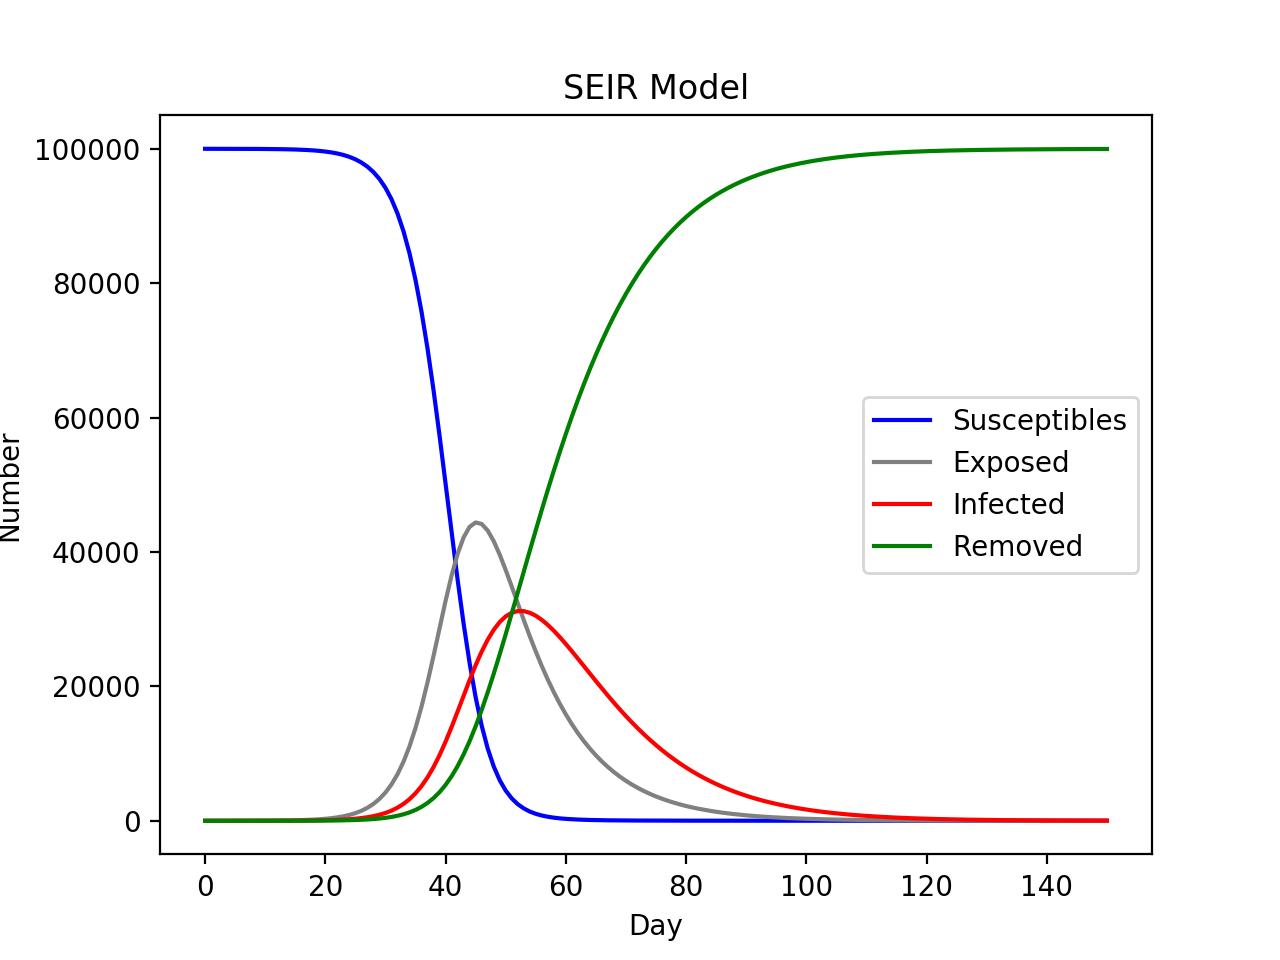

Python code for this plot:
# SEIR传染病模型仿真
"View more, visit my github repository: https://github.com/AndyYue1893/Novel-Coronavirus-Pneumonia-SEIR-LSTM"
'没有解析解，ode求解数值解'
'重点是动力学模型的准确性（SEIR还是SEIRS、SIQR、SIQS模型，以及媒体宣传和随机因素的影响），难点是beta，gamma，sigma/Te的取值'
'模型忽略迁入率和迁出率，死亡率，参数设置参考钟院士等文章http://dx.doi.org/10.21037/jtd.2020.02.64'
######################################
# N: 区域内总人口                      #
# S: 易感者                           #
# E: 潜伏者                           #
# I: 感染者                           #
# R: 康复者                           #
# r: 每天接触的人数                    #
# r2: 潜伏者每天接触的人数              #
# beta1: 感染者传染给易感者的概率, I——>S #
# beta2: 潜伏者感染易感者的概率, E——>S   #
# sigma: 潜伏者转化为感染者的概率, E——>I #
# gama: 康复概率, I——>R                #
# T: 传播时间                          #
#######################################

import numpy as np
import matplotlib.pyplot as plt
import scipy.integrate as spi
N = 100000          # 湖北省为6000 0000
E_0 = 0
I_0 = 1
R_0 = 0
S_0 = N - E_0 - I_0 - R_0
beta1 = 0.78735     # 真实数据拟合得出
beta2 = 0.15747
# r2 * beta2 = 2
sigma = 0.1         # 1/14, 潜伏期的倒数
gamma = 0.1         # 1/7, 感染期的倒数
r = 1               # 政府干预措施决定
T = 150

#ode求解
INI = [S_0, E_0, I_0, R_0]
def SEIR(inivalue, _):
    X = inivalue
    Y = np.zeros(4)
    # S数量
    Y[0] = - (r * beta1 * X[0] * X[2]) / N - (r * beta2 * X[0] * X[1]) / N
    # E数量
    Y[1] = (r * beta1 * X[0] * X[2]) / N + (r * beta2 * X[0] * X[1]) / N - sigma * X[1]
    # I数量
    Y[2] = sigma * X[1] - gamma * X[2]
    # R数量
    Y[3] = gamma * X[2]
    return Y

T_range = np.arange(0, T+1)
Res = spi.odeint(SEIR, INI, T_range)
S_t = Res[:, 0]
E_t = Res[:, 1]
I_t = Res[:, 2]
R_t = Res[:, 3]

plt.plot(S_t, color='blue', label='Susceptibles')#, marker='.')
plt.plot(E_t, color='grey', label='Exposed')
plt.plot(I_t, color='red', label='Infected')
plt.plot(R_t, color='green', label='Removed')
plt.xlabel('Day')
plt.ylabel('Number')
plt.title('SEIR Model')
plt.legend()
plt.show()
